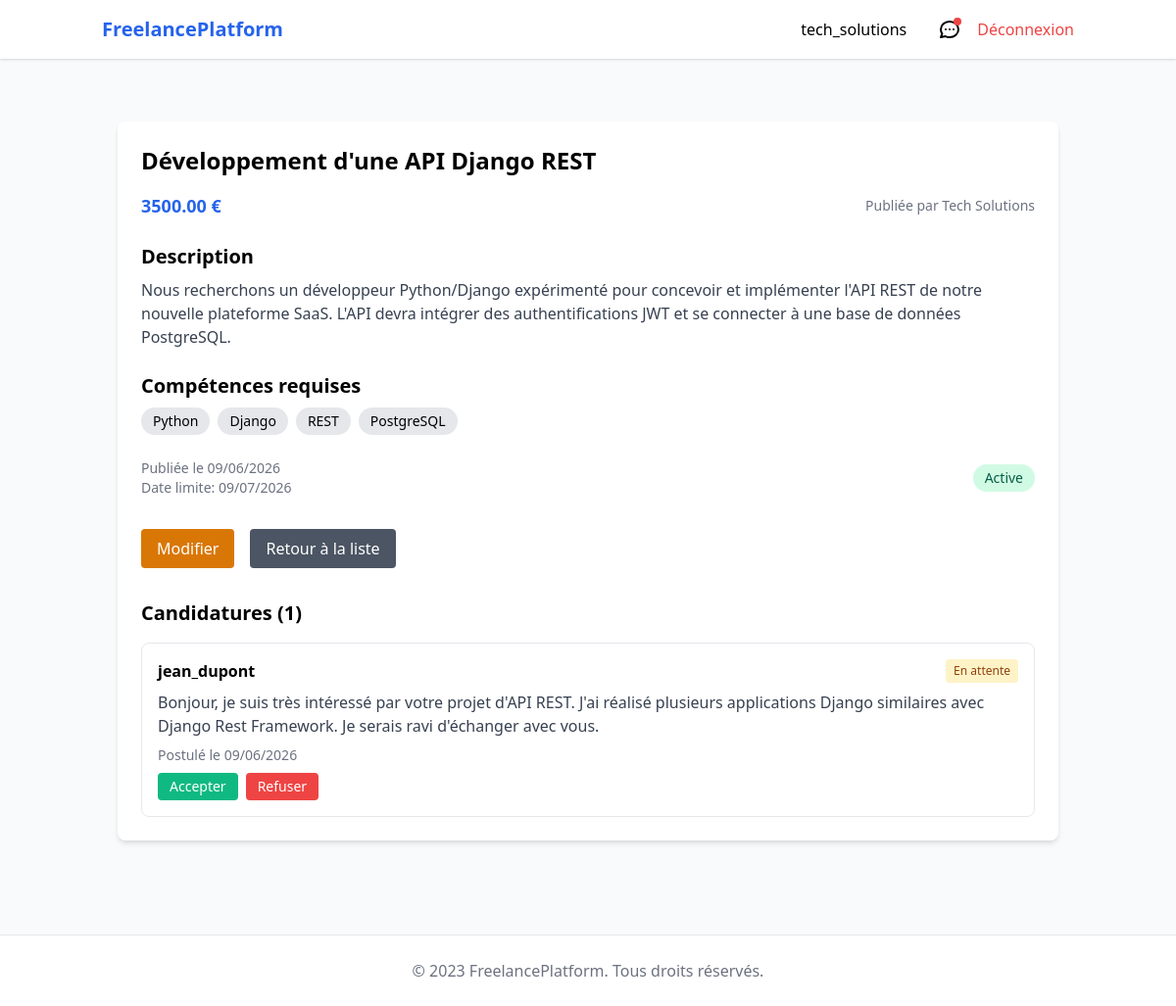
/missions/2/ (signed in), run on the app's committed database.
### users/models.py (models this page shows, shortened)
class Utilisateur(AbstractUser):
    class TypeUtilisateur(models.TextChoices):
        FREELANCE = 'FR', _('Freelance')
        ENTREPRISE = 'EN', _('Entreprise')
    type_utilisateur = models.CharField(
        max_length=2,
        choices=TypeUtilisateur.choices,
        blank=True,
        null=True,
        verbose_name=_("Type d'utilisateur")
    )
    username = models.CharField(
        max_length=15,
        unique=True,
        validators=[MinLengthValidator(4)],
        verbose_name=_("Nom d'utilisateur")
    )
    password = models.CharField(
        max_length=128,  # Stockage du hash, pas besoin de limiter à 25
        verbose_name=_("Mot de passe")
    )
    @property
    def est_freelance(self):
        return self.type_utilisateur == self.TypeUtilisateur.FREELANCE
    @property
    def est_entreprise(self):
        return self.type_utilisateur == self.TypeUtilisateur.ENTREPRISE

class Entreprise(models.Model):
    utilisateur = models.OneToOneField(
        Utilisateur,
        on_delete=models.CASCADE,
        limit_choices_to={'type_utilisateur': Utilisateur.TypeUtilisateur.ENTREPRISE},
        related_name='entreprise_profile'
    )
    nom_entreprise = models.CharField(
        max_length=255,
        verbose_name=_("Nom de l'entreprise")
    )
    description = models.TextField(
        blank=True,
        verbose_name=_("Description"),
        help_text=_("Présentation de votre entreprise")
    )
    site_web = models.URLField(
        blank=True,
        verbose_name=_("Site web")
    )
    email_contact = models.EmailField(
        verbose_name=_("Email de contact")
    )
    siret = models.CharField(
        max_length=14,
        blank=True,
        null=True,
        verbose_name=_("Numéro SIRET")
    )
    date_creation = models.DateTimeField(
        auto_now_add=True,
        verbose_name=_("Date de création")
    )
    date_mise_a_jour = models.DateTimeField(
        auto_now=True,
        verbose_name=_("Date de mise à jour")
    )
    class Meta:
        verbose_name = _("Profil Entreprise")
        verbose_name_plural = _("Profils Entreprise")
        ordering = ['nom_entreprise']

### missions/models.py (models this page shows, shortened)
class Mission(models.Model):
    entreprise = models.ForeignKey(
        Utilisateur,
        on_delete=models.CASCADE,
        limit_choices_to={'type_utilisateur': Utilisateur.TypeUtilisateur.ENTREPRISE},
        related_name='missions_publiees',
        verbose_name=_("Entreprise recruteuse")
    )
    titre = models.CharField(
        max_length=255,
        verbose_name=_("Titre de la mission")
    )
    description = models.TextField(
        verbose_name=_("Description détaillée")
    )
    budget = models.DecimalField(
        max_digits=10,
        decimal_places=2,
        verbose_name=_("Budget alloué (€)")
    )
    competences_requises = models.TextField(
        blank=True,
        verbose_name=_("Compétences requises"),
        help_text=_("Listez les compétences nécessaires séparées par des virgules")
    )
    date_creation = models.DateTimeField(
        auto_now_add=True,
        verbose_name=_("Date de publication")
    )
    date_mise_a_jour = models.DateTimeField(
        auto_now=True,
        verbose_name=_("Dernière mise à jour")
    )
    date_limite = models.DateField(
        verbose_name=_("Date limite de candidature")
    )
    est_active = models.BooleanField(
        default=True,
        verbose_name=_("Mission active")
    )
    class Meta:
        verbose_name = _("Mission")
        verbose_name_plural = _("Missions")
        ordering = ['-date_creation']
        indexes = [
            models.Index(fields=['-date_creation']),
            models.Index(fields=['entreprise']),
            models.Index(fields=['est_active']),
        ]

class Candidature(models.Model):
    class StatutCandidature(models.TextChoices):
        EN_ATTENTE = 'en_attente', _('En attente')
        ACCEPTEE = 'acceptee', _('Acceptée')
        REFUSEE = 'refusee', _('Refusée')
    mission = models.ForeignKey(
        Mission,
        on_delete=models.CASCADE,
        related_name='candidatures',
        verbose_name=_("Mission concernée")
    )
    freelance = models.ForeignKey(
        Utilisateur,
        on_delete=models.CASCADE,
        limit_choices_to={'type_utilisateur': Utilisateur.TypeUtilisateur.FREELANCE},
        related_name='candidatures_envoyees',
        verbose_name=_("Freelance candidat")
    )
    message = models.TextField(
        verbose_name=_("Message de motivation")
    )
    date_postulation = models.DateTimeField(
        auto_now_add=True,
        verbose_name=_("Date de candidature")
    )
    date_modification = models.DateTimeField(
        auto_now=True,
        verbose_name=_("Dernière modification")
    )
    statut = models.CharField(
        max_length=20,
        choices=StatutCandidature.choices,
        default=StatutCandidature.EN_ATTENTE,
        verbose_name=_("Statut de la candidature")
    )
    class Meta:
        verbose_name = _("Candidature")
        verbose_name_plural = _("Candidatures")
        unique_together = ('mission', 'freelance')
        ordering = ['-date_postulation']
        indexes = [
            models.Index(fields=['-date_postulation']),
            models.Index(fields=['statut']),
        ]
    @property
    def est_acceptee(self):
        return self.statut == self.StatutCandidature.ACCEPTEE

### missions/views.py (the view)
# urls.py: path('<int:pk>/', MissionDetailView.as_view(), name='detail'),
class MissionDetailView(LoginRequiredMixin, DetailView):
    model = Mission
    template_name = 'missions/detail.html'  # Chemin direct sans sous-dossier missions/
    context_object_name = 'mission'
    def get_context_data(self, **kwargs):
        context = super().get_context_data(**kwargs)
        mission = self.object
        if self.request.user.est_freelance:
            context['a_postule'] = mission.candidatures.filter(freelance=self.request.user).exists()
        elif self.request.user.est_entreprise and mission.entreprise == self.request.user:
            context['candidatures'] = mission.candidatures.all().select_related('freelance')
        return context

### messagerie/context_processors.py (called while the page is built)
def unread_messages(request):
    if request.user.is_authenticated:
        return {
            'unread_messages': Message.objects.filter(
                conversation__participants=request.user,
                lu=False
            ).exclude(expediteur=request.user).count()
        }
    return {}

### missions/templatetags/mission_filters.py (called while the page is built)
@register.filter
def split(value, delimiter=','):
    return [item.strip() for item in value.split(delimiter) if item.strip()]

### missions/templates/missions/detail.html (shortened to what this page needs)
{% extends "base.html" %}
{% load mission_filters %}
{% block content %}
<div class="container mx-auto px-4 py-8">
    <div class="bg-white rounded-lg shadow-md overflow-hidden">
        <div class="p-6">
            <h1 class="text-2xl font-bold mb-4">{{ mission.titre }}</h1>
            <div class="flex justify-between items-center mb-6">
                <span class="text-lg font-bold text-blue-600">{{ mission.budget }} €</span>
                <span class="text-sm text-gray-500">
                    Publiée par {{ mission.entreprise.entreprise_profile.nom_entreprise }}
                </span>
            </div>
            <div class="mb-6">
                <h2 class="text-xl font-semibold mb-2">Description</h2>
                <p class="text-gray-700 whitespace-pre-line">{{ mission.description }}</p>
            </div>
            <div class="mb-6">
                <h2 class="text-xl font-semibold mb-2">Compétences requises</h2>
                <div class="flex flex-wrap gap-2">
                    {% for competence in mission.competences_requises|split %}
                        <span class="bg-gray-200 px-3 py-1 rounded-full text-sm">{{ competence }}</span>
                    {% endfor %}
                </div>
            </div>
            <div class="flex justify-between items-center mb-6">
                <div>
                    <p class="text-sm text-gray-500">Publiée le {{ mission.date_creation|date:"d/m/Y" }}</p>
                    <p class="text-sm text-gray-500">Date limite: {{ mission.date_limite|date:"d/m/Y" }}</p>
                </div>
                <span class="px-3 py-1 rounded-full text-sm
                    {% if mission.est_active %}bg-green-100 text-green-800{% else %}bg-red-100 text-red-800{% endif %}">
                    {% if mission.est_active %}Active{% else %}Inactive{% endif %}
                </span>
            </div>
            {% if request.user.est_freelance %}
                <div class="mt-8">
                    {% if a_postule %}
                        <p class="text-green-600 mb-4">Vous avez déjà postulé à cette mission</p>
                        <a href="{% url 'missions:listes' %}"
                           class="bg-blue-600 text-white px-4 py-2 rounded hover:bg-blue-700">
                            Voir d'autres missions
                        </a>
                    {% else %}
                        <a href="{% url 'missions:postuler' mission.pk %}"
                           class="bg-green-600 text-white px-6 py-3 rounded-lg hover:bg-green-700">
                            Postuler à cette mission
                        </a>
                    {% endif %}
                </div>
            {% elif request.user.est_entreprise and mission.entreprise == request.user %}
                <div class="mt-8">
                    <div class="flex space-x-4">
                        <a href="{% url 'missions:editer' mission.pk %}"
                           class="bg-yellow-600 text-white px-4 py-2 rounded hover:bg-yellow-700">
                            Modifier
                        </a>
                        <a href="{% url 'missions:listes' %}"
                           class="bg-gray-600 text-white px-4 py-2 rounded hover:bg-gray-700">
                            Retour à la liste
                        </a>
                    </div>
                    <h2 class="text-xl font-semibold mt-8 mb-4">Candidatures ({{ candidatures.count }})</h2>
                    {% if candidatures %}
                        <div class="space-y-4">
                            {% for candidature in candidatures %}
                            <div class="border rounded-lg p-4">
                                <div class="flex justify-between items-center mb-2">
                                    <h3 class="font-bold">{{ candidature.freelance.username }}</h3>
                                    <span class="px-2 py-1 text-xs rounded
                                        {% if candidature.est_acceptee %}bg-green-100 text-green-800
                                        {% elif candidature.est_refusee %}bg-red-100 text-red-800
                                        {% else %}bg-yellow-100 text-yellow-800{% endif %}">
                                        {{ candidature.get_statut_display }}
                                    </span>
                                </div>
                                <p class="text-gray-700 mb-2 whitespace-pre-line">{{ candidature.message }}</p>
                                <p class="text-sm text-gray-500">Postulé le {{ candidature.date_postulation|date:"d/m/Y" }}</p>
                                {% if not candidature.est_acceptee and not candidature.est_refusee %}
                                <div class="mt-2 flex space-x-2">
                                    <form method="POST" action="{% url 'missions:traiter_candidature' candidature.pk 'acceptee' %}">
                                        <button type="submit" class="bg-green-500 text-white px-3 py-1 rounded text-sm">
                                            Accepter
                                        </button>
                                    </form>
                                    <form method="POST" action="{% url 'missions:traiter_candidature' candidature.pk 'refusee' %}">
                                        <button type="submit" class="bg-red-500 text-white px-3 py-1 rounded text-sm">
                                            Refuser
                                        </button>
                                    </form>
                                </div>
                                {% endif %}
                            </div>
                            {% endfor %}
                        </div>
                    {% else %}
                        <p class="text-gray-500">Aucune candidature pour le moment.</p>
                    {% endif %}
                </div>
            {% endif %}
        </div>
    </div>
</div>
{% endblock %}

### templates/base.html (shortened to what this page needs)
<!DOCTYPE html>
<html lang="fr">
<head>
    <link href="https://cdn.jsdelivr.net/npm/tailwindcss@2.2.19/dist/tailwind.min.css" rel="stylesheet">
</head>
<body class="bg-gray-50">
    <header class="bg-white shadow">
        <div class="container mx-auto px-4 py-4 flex justify-between items-center">
            <a href="{% url 'missions:listes' %}" class="text-xl font-bold text-blue-600">FreelancePlatform</a>
            <nav class="flex items-center space-x-4">
                {% if user.is_authenticated %}
                    <a href="{% url 'users:profile' %}" class="mr-4">
                        {{ user.username }}
                    </a>
                    <a href="{% url 'messagerie:liste' %}" class="relative mr-4">
                        <svg class="w-6 h-6" fill="none" stroke="currentColor" viewBox="0 0 24 24">
                            <path stroke-linecap="round" stroke-linejoin="round" stroke-width="2"
                            d="M8 12h.01M12 12h.01M16 12h.01M21 12c0 4.418-4.03 8-9 8a9.863 9.863 0 01-4.255-.949L3 20l1.395-3.72C3.512 15.042 3 13.574 3 12c0-4.418 4.03-8 9-8s9 3.582 9 8z"/>
                        </svg>
                        {% if unread_messages %}
                            <span class="absolute top-0 right-0 block h-2 w-2 rounded-full bg-red-500"></span>
                        {% endif %}
                    </a>
                    <a href="{% url 'users:logout' %}" class="text-red-500 hover:text-red-700">Déconnexion</a>
                {% else %}
                    <a href="{% url 'users:login' %}" class="mr-4 hover:text-blue-700">Connexion</a>
                    <a href="{% url 'users:signup' %}" class="bg-blue-600 text-white px-4 py-2 rounded hover:bg-blue-700">
                        Inscription
                    </a>
                {% endif %}
            </nav>
        </div>
    </header>
    <main class="container mx-auto px-4 py-8">
        {% block content %}{% endblock %}
    </main>
    <footer class="bg-white border-t mt-8 py-6">
        <div class="container mx-auto px-4 text-center text-gray-500">
            &copy; 2023 FreelancePlatform. Tous droits réservés.
        </div>
    </footer>
</body>
</html>

### data on the page
Utilisateur: username "tech_solutions"
Mission: titre "Développement d'une API Django REST", budget "3500.00", entreprise.entreprise_profile.nom_entreprise "Tech Solutions", description "Nous recherchons un développeur Python/Django expérimenté pour concevoir et implémenter l'API REST de notre nouvelle plateforme SaaS. L'API devra intégrer des authentifications JWT et se connecter à une base de données PostgreSQL.", date_creation "09/06/2026", date_limite "09/07/2026"
Candidature: freelance.username "jean_dupont", statut "En attente", message "Bonjour, je suis très intéressé par votre projet d'API REST. J'ai réalisé plusieurs applications Django similaires avec Django Rest Framework. Je serais ravi d'échanger avec vous.", date_postulation "09/06/2026", shows "Accepter"

### other printed values
{{ competence }} "Python" "Django" "REST" "PostgreSQL"
{{ candidatures.count }} "1"
